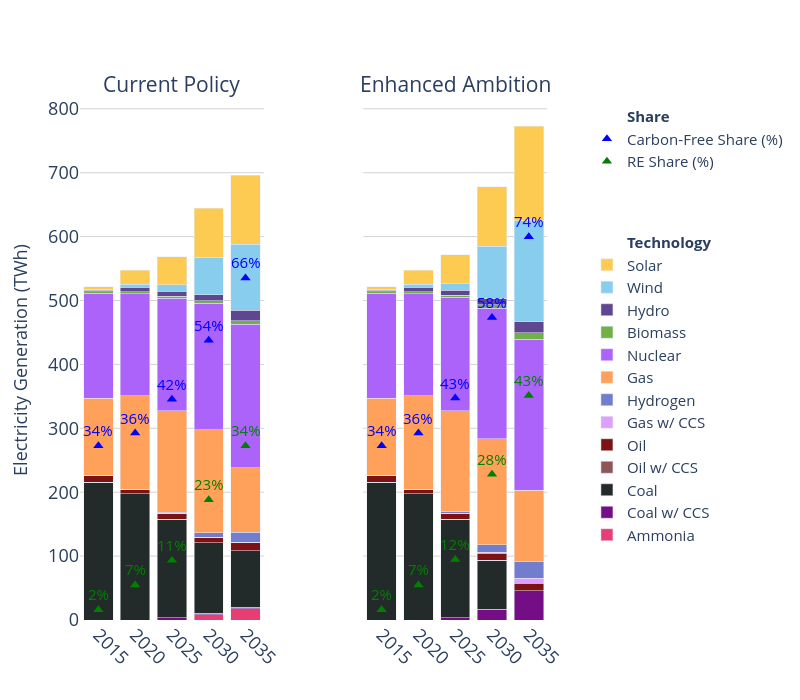

The notebook cell saved with this chart:
### Code cell
years = list(range(2015, 2036, 5))

# Create subplots with secondary y-axes
fig = make_subplots(
    rows=1, cols=2,
    shared_yaxes=True,
    shared_xaxes=True,
    specs=[[{"secondary_y": True}, {"secondary_y": True}]],
    subplot_titles=("Current Policy", "Enhanced Ambition")
)
# === Legend Group: Gases ===

# # Add traces from fig1 to col 1
# for trace in fig1['data']:
#     fig.add_trace(trace, row=1, col=1, secondary_y=False)
for trace in fig1.data:
    trace.showlegend = False
    fig.add_trace(trace, row=1, col=1, secondary_y=False)
# Add RE/carbon-free share line to col 1
fig.add_trace(go.Scatter(
    x=years,
    y=re_share_current,  # % values
    name="RE Share",
    mode="markers",
    marker=dict(symbol='triangle-up', size=9, color="green"),
    showlegend=False
), row=1, col=1, secondary_y=True)

fig.add_trace(go.Scatter(
    x=years,
    y=cf_share_current,  # % values
    name="Carbon-Free Share",
    mode="markers",
    marker=dict(symbol='triangle-up', size=9, color="blue"), showlegend=False
), row=1, col=1, secondary_y=True)

# Add traces from fig5 to col 2
for trace in fig2['data']:
    fig.add_trace(trace, row=1, col=2, secondary_y=False)

# === Legend Group: Gases ===
fig.add_trace(go.Scatter(
    x=[None], y=[None], mode='lines',
    line=dict(color='rgba(0,0,0,0)'),
    name='<br><br><br><b>Technology</b>', showlegend=True, hoverinfo='skip'
))

# Add RE/carbon-free share to col 2
fig.add_trace(go.Scatter(
    x=years,
    y=re_share_enhanced,
    name="RE Share (%)",
    mode="markers",
    marker=dict(symbol='triangle-up', size=9, color="green"),
), row=1, col=2, secondary_y=True)

fig.add_trace(go.Scatter(
    x=years,
    y=cf_share_enhanced,
    name="Carbon-Free Share (%)",
    mode="markers",
    marker=dict(symbol='triangle-up', size=9, color="blue")
), row=1, col=2, secondary_y=True)

fig.add_trace(go.Scatter(
    x=[None], y=[None], mode='lines',
    line=dict(color='rgba(0,0,0,0)'),
    name='<b>Share</b>', showlegend=True, hoverinfo='skip'
))

fig.update_layout(
    yaxis=dict(title="Electricity Generation (TWh)", showgrid=True),
    yaxis1=dict(title="Electricity Generation (TWh)", showgrid=True, title_font_size=20),
    
    # Hide secondary y-axis for col 1 (still used internally)
    yaxis2=dict(
        showticklabels=False,
        showgrid=False,
        zeroline=False,
        showline=False,
        title='',
        overlaying='y',
        side='right',
        range=[0, 100]
    ),
    
    # Show secondary y-axis for col 2
    yaxis4=dict(
        showticklabels=False,
        showgrid=False,
        zeroline=False,
        showline=False,
        title='',
        overlaying='y',
        side='right',
        range=[0, 100]
    ),
    barmode='stack',
    plot_bgcolor='rgba(0,0,0,0)',
    width=800, height=700,
)

for i, year in enumerate(range(2015, 2036, 5)):
    
    fig.add_annotation(
        x=years[i],
        y=re_share_current[year] + 3,
        xref="x1", yref="y2",
        text=f"{re_share_current[year]:.0f}%",
        showarrow=False,
        arrowhead=2,
        ax=0, ay=-30,
        font=dict(color="green")
    )

    fig.add_annotation(
        x=years[i],
        y=cf_share_current[year] + 3,
        xref="x1", yref="y2",
        text=f"{cf_share_current[year]:.0f}%",
        showarrow=False,
        arrowhead=2,
        ax=0, ay=-30,
        font=dict(color="blue")
    )

    fig.add_annotation(
        x=years[i],
        y=re_share_enhanced[year] + 3,
        xref="x2", yref="y4",
        text=f"{re_share_enhanced[year]:.0f}%",
        showarrow=False,
        arrowhead=2,
        ax=0, ay=-30,
        font=dict(color="green")
    )

    fig.add_annotation(
        x=years[i],
        y=cf_share_enhanced[year] + 3,
        xref="x2", yref="y4",
        text=f"{cf_share_enhanced[year]:.0f}%",
        showarrow=False,
        arrowhead=2,
        ax=0, ay=-30,
        font=dict(color="blue")
    )

fig.update_xaxes(tickangle=45)

fig.update_layout(
    yaxis=dict(title="Electricity Generation (TWh)", showgrid=True, gridcolor='lightgray'),
    yaxis3=dict(showgrid=True, gridcolor='lightgray'),
    # title=dict(
        # text="<b>Electricity Generation and Clean Energy Share</b>",
        # font=dict(size=20),
        # x=0.5
    # ),
    legend=dict(
        traceorder="reversed",
        font=dict(size=15),
        x=1.02, y=1,
        borderwidth=0
    )
)

for i in range(1, 3):
    fig.update_xaxes(
        tickmode='array',
        tickangle=45,
        tickvals=list(range(2015, 2040, 5)),
        tickfont=dict(size=15),
        row=1, col=i
    )

fig.update_layout(
    yaxis=dict(
        title="Electricity Generation (TWh)",
        title_font=dict(size=18)  # 👈 controls y-axis label size
    )
)

# adjust axis labels and ticks
fig.update_xaxes(title_font=dict(size=18), tickfont=dict(size=18))
fig.update_yaxes(title_font=dict(size=18), tickfont=dict(size=18))

# bump the subplot titles
fig.update_annotations(font=dict(size=15))

# your subplot titles
subtitle_texts = ("Current Policy", "Enhanced Ambition")

fig.for_each_annotation(
    lambda ann: ann.update(
        # only bump font on those whose text matches one of your subtitles
        font=dict(size=21)
    ) if ann.text in subtitle_texts else None
)

fig.show()

### Figure 1 — Plotly figure (JSON) as saved in the notebook; plotly's stock layout.template omitted (floating-point values rounded to 4 significant figures)
{"data": [{"hovertemplate": "genTech=Ammonia<br>Year=%{x}<br>value=%{y}<extra></extra>", "legendgroup": "Ammonia", "marker": {"color": "rgb(231,63,116)", "pattern": {"shape": ""}}, "name": "Ammonia", "orientation": "v", "showlegend": false, "textposition": "auto", "type": "bar", "x": [2015, 2020, 2025, 2030, 2035], "xaxis": "x", "y": [0.0, 0.0, 0.0, 8.222, 17.39], "yaxis": "y"}, {"hovertemplate": "genTech=Coal w/ CCS<br>Year=%{x}<br>value=%{y}<extra></extra>", "legendgroup": "Coal w/ CCS", "marker": {"color": "#750D86", "pattern": {"shape": ""}}, "name": "Coal w/ CCS", "orientation": "v", "showlegend": false, "textposition": "auto", "type": "bar", "x": [2015, 2020, 2025, 2030, 2035], "xaxis": "x", "y": [0.0, 0.0, 3.413, 2.202, 2.439], "yaxis": "y"}, {"hovertemplate": "genTech=Coal<br>Year=%{x}<br>value=%{y}<extra></extra>", "legendgroup": "Coal", "marker": {"color": "#222A2A", "pattern": {"shape": ""}}, "name": "Coal", "orientation": "v", "showlegend": false, "textposition": "auto", "type": "bar", "x": [2015, 2020, 2025, 2030, 2035], "xaxis": "x", "y": [215.9, 197.7, 154.1, 110.4, 88.54], "yaxis": "y"}, {"hovertemplate": "genTech=Oil w/ CCS<br>Year=%{x}<br>value=%{y}<extra></extra>", "legendgroup": "Oil w/ CCS", "marker": {"color": "#8D5757", "pattern": {"shape": ""}}, "name": "Oil w/ CCS", "orientation": "v", "showlegend": false, "textposition": "auto", "type": "bar", "x": [2015, 2020, 2025, 2030, 2035], "xaxis": "x", "y": [0.0, 0.0, 0.0, 0.0, 0.0], "yaxis": "y"}, {"hovertemplate": "genTech=Oil<br>Year=%{x}<br>value=%{y}<extra></extra>", "legendgroup": "Oil", "marker": {"color": "#7D1215", "pattern": {"shape": ""}}, "name": "Oil", "orientation": "v", "showlegend": false, "textposition": "auto", "type": "bar", "x": [2015, 2020, 2025, 2030, 2035], "xaxis": "x", "y": [10.58, 7.068, 9.211, 8.175, 12.34], "yaxis": "y"}, {"hovertemplate": "genTech=Gas w/ CCS<br>Year=%{x}<br>value=%{y}<extra></extra>", "legendgroup": "Gas w/ CCS", "marker": {"color": "#DEA0FD", "pattern": {"shape": ""}}, "name": "Gas w/ CCS", "orientation": "v", "showlegend": false, "textposition": "auto", "type": "bar", "x": [2015, 2020, 2025, 2030, 2035], "xaxis": "x", "y": [0.0, 0.0, 0.1772, 0.4855, 0.8679], "yaxis": "y"}, {"hovertemplate": "genTech=Hydrogen<br>Year=%{x}<br>value=%{y}<extra></extra>", "legendgroup": "Hydrogen", "marker": {"color": "#727DCD", "pattern": {"shape": ""}}, "name": "Hydrogen", "orientation": "v", "showlegend": false, "textposition": "auto", "type": "bar", "x": [2015, 2020, 2025, 2030, 2035], "xaxis": "x", "y": [0.0, 0.0, 1.944, 7.226, 15.42], "yaxis": "y"}, {"hovertemplate": "genTech=Gas<br>Year=%{x}<br>value=%{y}<extra></extra>", "legendgroup": "Gas", "marker": {"color": "#FFA15A", "pattern": {"shape": ""}}, "name": "Gas", "orientation": "v", "showlegend": false, "textposition": "auto", "type": "bar", "x": [2015, 2020, 2025, 2030, 2035], "xaxis": "x", "y": [120.4, 146.1, 158.3, 161.1, 101.3], "yaxis": "y"}, {"hovertemplate": "genTech=Nuclear<br>Year=%{x}<br>value=%{y}<extra></extra>", "legendgroup": "Nuclear", "marker": {"color": "#AB63FA", "pattern": {"shape": ""}}, "name": "Nuclear", "orientation": "v", "showlegend": false, "textposition": "auto", "type": "bar", "x": [2015, 2020, 2025, 2030, 2035], "xaxis": "x", "y": [164.7, 160.0, 176.2, 197.7, 224.4], "yaxis": "y"}, {"hovertemplate": "genTech=Biomass<br>Year=%{x}<br>value=%{y}<extra></extra>", "legendgroup": "Biomass", "marker": {"color": "rgb(115, 175, 72)", "pattern": {"shape": ""}}, "name": "Biomass", "orientation": "v", "showlegend": false, "textposition": "auto", "type": "bar", "x": [2015, 2020, 2025, 2030, 2035], "xaxis": "x", "y": [2.325, 2.672, 3.414, 4.183, 5.334], "yaxis": "y"}, {"hovertemplate": "genTech=Hydro<br>Year=%{x}<br>value=%{y}<extra></extra>", "legendgroup": "Hydro", "marker": {"color": "rgb(95, 70, 144)", "pattern": {"shape": ""}}, "name": "Hydro", "orientation": "v", "showlegend": false, "textposition": "auto", "type": "bar", "x": [2015, 2020, 2025, 2030, 2035], "xaxis": "x", "y": [2.642, 7.139, 8.0, 9.111, 16.69], "yaxis": "y"}, {"hovertemplate": "genTech=Wind<br>Year=%{x}<br>value=%{y}<extra></extra>", "legendgroup": "Wind", "marker": {"color": "rgb(136,204,238)", "pattern": {"shape": ""}}, "name": "Wind", "orientation": "v", "showlegend": false, "textposition": "auto", "type": "bar", "x": [2015, 2020, 2025, 2030, 2035], "xaxis": "x", "y": [1.341, 5.028, 9.754, 59.17, 103.5], "yaxis": "y"}, {"hovertemplate": "genTech=Solar<br>Year=%{x}<br>value=%{y}<extra></extra>", "legendgroup": "Solar", "marker": {"color": "#FECB52", "pattern": {"shape": ""}}, "name": "Solar", "orientation": "v", "showlegend": false, "textposition": "auto", "type": "bar", "x": [2015, 2020, 2025, 2030, 2035], "xaxis": "x", "y": [3.973, 22.03, 44.11, 76.74, 107.6], "yaxis": "y"}, {"marker": {"color": "green", "size": 9, "symbol": "triangle-up"}, "mode": "markers", "name": "RE Share", "showlegend": false, "type": "scatter", "x": [2015, 2020, 2025, 2030, 2035], "xaxis": "x", "y": [1.97, 6.731, 11.48, 23.14, 33.51], "yaxis": "y2"}, {"marker": {"color": "blue", "size": 9, "symbol": "triangle-up"}, "mode": "markers", "name": "Carbon-Free Share", "showlegend": false, "type": "scatter", "x": [2015, 2020, 2025, 2030, 2035], "xaxis": "x", "y": [33.53, 35.94, 42.46, 53.81, 65.76], "yaxis": "y2"}, {"hovertemplate": "genTech=Ammonia<br>Year=%{x}<br>value=%{y}<extra></extra>", "legendgroup": "Ammonia", "marker": {"color": "rgb(231,63,116)", "pattern": {"shape": ""}}, "name": "Ammonia", "orientation": "v", "showlegend": true, "textposition": "auto", "type": "bar", "x": [2015, 2020, 2025, 2030, 2035], "xaxis": "x2", "y": [0.0, 0.0, 0.0, 0.0, 0.0], "yaxis": "y3"}, {"hovertemplate": "genTech=Coal w/ CCS<br>Year=%{x}<br>value=%{y}<extra></extra>", "legendgroup": "Coal w/ CCS", "marker": {"color": "#750D86", "pattern": {"shape": ""}}, "name": "Coal w/ CCS", "orientation": "v", "showlegend": true, "textposition": "auto", "type": "bar", "x": [2015, 2020, 2025, 2030, 2035], "xaxis": "x2", "y": [0.0, 0.0, 3.588, 16.76, 45.76], "yaxis": "y3"}, {"hovertemplate": "genTech=Coal<br>Year=%{x}<br>value=%{y}<extra></extra>", "legendgroup": "Coal", "marker": {"color": "#222A2A", "pattern": {"shape": ""}}, "name": "Coal", "orientation": "v", "showlegend": true, "textposition": "auto", "type": "bar", "x": [2015, 2020, 2025, 2030, 2035], "xaxis": "x2", "y": [215.9, 197.7, 154.1, 76.81, 0.2155], "yaxis": "y3"}, {"hovertemplate": "genTech=Oil w/ CCS<br>Year=%{x}<br>value=%{y}<extra></extra>", "legendgroup": "Oil w/ CCS", "marker": {"color": "#8D5757", "pattern": {"shape": ""}}, "name": "Oil w/ CCS", "orientation": "v", "showlegend": true, "textposition": "auto", "type": "bar", "x": [2015, 2020, 2025, 2030, 2035], "xaxis": "x2", "y": [0.0, 0.0, 0.0, 0.0, 0.0], "yaxis": "y3"}, {"hovertemplate": "genTech=Oil<br>Year=%{x}<br>value=%{y}<extra></extra>", "legendgroup": "Oil", "marker": {"color": "#7D1215", "pattern": {"shape": ""}}, "name": "Oil", "orientation": "v", "showlegend": true, "textposition": "auto", "type": "bar", "x": [2015, 2020, 2025, 2030, 2035], "xaxis": "x2", "y": [10.58, 7.065, 9.419, 10.83, 11.67], "yaxis": "y3"}, {"hovertemplate": "genTech=Gas w/ CCS<br>Year=%{x}<br>value=%{y}<extra></extra>", "legendgroup": "Gas w/ CCS", "marker": {"color": "#DEA0FD", "pattern": {"shape": ""}}, "name": "Gas w/ CCS", "orientation": "v", "showlegend": true, "textposition": "auto", "type": "bar", "x": [2015, 2020, 2025, 2030, 2035], "xaxis": "x2", "y": [0.0, 0.0, 0.2076, 2.003, 7.477], "yaxis": "y3"}, {"hovertemplate": "genTech=Hydrogen<br>Year=%{x}<br>value=%{y}<extra></extra>", "legendgroup": "Hydrogen", "marker": {"color": "#727DCD", "pattern": {"shape": ""}}, "name": "Hydrogen", "orientation": "v", "showlegend": true, "textposition": "auto", "type": "bar", "x": [2015, 2020, 2025, 2030, 2035], "xaxis": "x2", "y": [0.0, 0.0, 1.945, 11.64, 26.18], "yaxis": "y3"}, {"hovertemplate": "genTech=Gas<br>Year=%{x}<br>value=%{y}<extra></extra>", "legendgroup": "Gas", "marker": {"color": "#FFA15A", "pattern": {"shape": ""}}, "name": "Gas", "orientation": "v", "showlegend": true, "textposition": "auto", "type": "bar", "x": [2015, 2020, 2025, 2030, 2035], "xaxis": "x2", "y": [120.4, 146.1, 158.3, 165.5, 112.0], "yaxis": "y3"}, {"hovertemplate": "genTech=Nuclear<br>Year=%{x}<br>value=%{y}<extra></extra>", "legendgroup": "Nuclear", "marker": {"color": "#AB63FA", "pattern": {"shape": ""}}, "name": "Nuclear", "orientation": "v", "showlegend": true, "textposition": "auto", "type": "bar", "x": [2015, 2020, 2025, 2030, 2035], "xaxis": "x2", "y": [164.7, 160.0, 177.3, 204.2, 235.8], "yaxis": "y3"}, {"hovertemplate": "genTech=Biomass<br>Year=%{x}<br>value=%{y}<extra></extra>", "legendgroup": "Biomass", "marker": {"color": "rgb(115, 175, 72)", "pattern": {"shape": ""}}, "name": "Biomass", "orientation": "v", "showlegend": true, "textposition": "auto", "type": "bar", "x": [2015, 2020, 2025, 2030, 2035], "xaxis": "x2", "y": [2.325, 2.672, 3.468, 5.821, 10.63], "yaxis": "y3"}, {"hovertemplate": "genTech=Hydro<br>Year=%{x}<br>value=%{y}<extra></extra>", "legendgroup": "Hydro", "marker": {"color": "rgb(95, 70, 144)", "pattern": {"shape": ""}}, "name": "Hydro", "orientation": "v", "showlegend": true, "textposition": "auto", "type": "bar", "x": [2015, 2020, 2025, 2030, 2035], "xaxis": "x2", "y": [2.642, 7.139, 8.0, 9.111, 16.69], "yaxis": "y3"}, {"hovertemplate": "genTech=Wind<br>Year=%{x}<br>value=%{y}<extra></extra>", "legendgroup": "Wind", "marker": {"color": "rgb(136,204,238)", "pattern": {"shape": ""}}, "name": "Wind", "orientation": "v", "showlegend": true, "textposition": "auto", "type": "bar", "x": [2015, 2020, 2025, 2030, 2035], "xaxis": "x2", "y": [1.341, 5.028, 10.01, 82.09, 158.5], "yaxis": "y3"}, {"hovertemplate": "genTech=Solar<br>Year=%{x}<br>value=%{y}<extra></extra>", "legendgroup": "Solar", "marker": {"color": "#FECB52", "pattern": {"shape": ""}}, "name": "Solar", "orientation": "v", "showlegend": true, "textposition": "auto", "type": "bar", "x": [2015, 2020, 2025, 2030, 2035], "xaxis": "x2", "y": [3.973, 22.03, 44.99, 92.97, 148.1], "yaxis": "y3"}, {"hoverinfo": "skip", "line": {"color": "rgba(0,0,0,0)"}, "mode": "lines", "name": "<br><br><br><b>Technology</b>", "showlegend": true, "type": "scatter", "x": [null], "y": [null]}, {"marker": {"color": "green", "size": 9, "symbol": "triangle-up"}, "mode": "markers", "name": "RE Share (%)", "type": "scatter", "x": [2015, 2020, 2025, 2030, 2035], "xaxis": "x2", "y": [1.97, 6.731, 11.63, 28.03, 43.2], "yaxis": "y4"}, {"marker": {"color": "blue", "size": 9, "symbol": "triangle-up"}, "mode": "markers", "name": "Carbon-Free Share (%)", "type": "scatter", "x": [2015, 2020, 2025, 2030, 2035], "xaxis": "x2", "y": [33.53, 35.94, 42.67, 58.16, 73.7], "yaxis": "y4"}, {"hoverinfo": "skip", "line": {"color": "rgba(0,0,0,0)"}, "mode": "lines", "name": "<b>Share</b>", "showlegend": true, "type": "scatter", "x": [null], "y": [null]}], "layout": {"annotations": [{"font": {"size": 21}, "showarrow": false, "text": "Current Policy", "x": 0.185, "xanchor": "center", "xref": "paper", "y": 1, "yanchor": "bottom", "yref": "paper"}, {"font": {"size": 21}, "showarrow": false, "text": "Enhanced Ambition", "x": 0.755, "xanchor": "center", "xref": "paper", "y": 1, "yanchor": "bottom", "yref": "paper"}, {"arrowhead": 2, "ax": 0, "ay": -30, "font": {"color": "green", "size": 15}, "showarrow": false, "text": "2%", "x": 2015, "xref": "x", "y": 4.97, "yref": "y2"}, {"arrowhead": 2, "ax": 0, "ay": -30, "font": {"color": "blue", "size": 15}, "showarrow": false, "text": "34%", "x": 2015, "xref": "x", "y": 36.53, "yref": "y2"}, {"arrowhead": 2, "ax": 0, "ay": -30, "font": {"color": "green", "size": 15}, "showarrow": false, "text": "2%", "x": 2015, "xref": "x2", "y": 4.97, "yref": "y4"}, {"arrowhead": 2, "ax": 0, "ay": -30, "font": {"color": "blue", "size": 15}, "showarrow": false, "text": "34%", "x": 2015, "xref": "x2", "y": 36.53, "yref": "y4"}, {"arrowhead": 2, "ax": 0, "ay": -30, "font": {"color": "green", "size": 15}, "showarrow": false, "text": "7%", "x": 2020, "xref": "x", "y": 9.731, "yref": "y2"}, {"arrowhead": 2, "ax": 0, "ay": -30, "font": {"color": "blue", "size": 15}, "showarrow": false, "text": "36%", "x": 2020, "xref": "x", "y": 38.94, "yref": "y2"}, {"arrowhead": 2, "ax": 0, "ay": -30, "font": {"color": "green", "size": 15}, "showarrow": false, "text": "7%", "x": 2020, "xref": "x2", "y": 9.731, "yref": "y4"}, {"arrowhead": 2, "ax": 0, "ay": -30, "font": {"color": "blue", "size": 15}, "showarrow": false, "text": "36%", "x": 2020, "xref": "x2", "y": 38.94, "yref": "y4"}, {"arrowhead": 2, "ax": 0, "ay": -30, "font": {"color": "green", "size": 15}, "showarrow": false, "text": "11%", "x": 2025, "xref": "x", "y": 14.48, "yref": "y2"}, {"arrowhead": 2, "ax": 0, "ay": -30, "font": {"color": "blue", "size": 15}, "showarrow": false, "text": "42%", "x": 2025, "xref": "x", "y": 45.46, "yref": "y2"}, {"arrowhead": 2, "ax": 0, "ay": -30, "font": {"color": "green", "size": 15}, "showarrow": false, "text": "12%", "x": 2025, "xref": "x2", "y": 14.63, "yref": "y4"}, {"arrowhead": 2, "ax": 0, "ay": -30, "font": {"color": "blue", "size": 15}, "showarrow": false, "text": "43%", "x": 2025, "xref": "x2", "y": 45.67, "yref": "y4"}, {"arrowhead": 2, "ax": 0, "ay": -30, "font": {"color": "green", "size": 15}, "showarrow": false, "text": "23%", "x": 2030, "xref": "x", "y": 26.14, "yref": "y2"}, {"arrowhead": 2, "ax": 0, "ay": -30, "font": {"color": "blue", "size": 15}, "showarrow": false, "text": "54%", "x": 2030, "xref": "x", "y": 56.81, "yref": "y2"}, {"arrowhead": 2, "ax": 0, "ay": -30, "font": {"color": "green", "size": 15}, "showarrow": false, "text": "28%", "x": 2030, "xref": "x2", "y": 31.03, "yref": "y4"}, {"arrowhead": 2, "ax": 0, "ay": -30, "font": {"color": "blue", "size": 15}, "showarrow": false, "text": "58%", "x": 2030, "xref": "x2", "y": 61.16, "yref": "y4"}, {"arrowhead": 2, "ax": 0, "ay": -30, "font": {"color": "green", "size": 15}, "showarrow": false, "text": "34%", "x": 2035, "xref": "x", "y": 36.51, "yref": "y2"}, {"arrowhead": 2, "ax": 0, "ay": -30, "font": {"color": "blue", "size": 15}, "showarrow": false, "text": "66%", "x": 2035, "xref": "x", "y": 68.76, "yref": "y2"}, {"arrowhead": 2, "ax": 0, "ay": -30, "font": {"color": "green", "size": 15}, "showarrow": false, "text": "43%", "x": 2035, "xref": "x2", "y": 46.2, "yref": "y4"}, {"arrowhead": 2, "ax": 0, "ay": -30, "font": {"color": "blue", "size": 15}, "showarrow": false, "text": "74%", "x": 2035, "xref": "x2", "y": 76.7, "yref": "y4"}], "barmode": "stack", "height": 700, "legend": {"borderwidth": 0, "font": {"size": 15}, "traceorder": "reversed", "x": 1.02, "y": 1}, "plot_bgcolor": "rgba(0,0,0,0)", "width": 800, "xaxis": {"anchor": "y", "domain": [0, 0.37], "tickangle": 45, "tickfont": {"size": 18}, "tickmode": "array", "tickvals": [2015, 2020, 2025, 2030, 2035], "title": {"font": {"size": 18}}}, "xaxis2": {"anchor": "y3", "domain": [0.57, 0.94], "tickangle": 45, "tickfont": {"size": 18}, "tickmode": "array", "tickvals": [2015, 2020, 2025, 2030, 2035], "title": {"font": {"size": 18}}}, "yaxis": {"anchor": "x", "domain": [0, 1], "gridcolor": "lightgray", "showgrid": true, "tickfont": {"size": 18}, "title": {"font": {"size": 18}, "text": "Electricity Generation (TWh)"}}, "yaxis2": {"anchor": "x", "overlaying": "y", "range": [0, 100], "showgrid": false, "showline": false, "showticklabels": false, "side": "right", "tickfont": {"size": 18}, "title": {"font": {"size": 18}, "text": ""}, "zeroline": false}, "yaxis3": {"anchor": "x2", "domain": [0, 1], "gridcolor": "lightgray", "matches": "y", "showgrid": true, "showticklabels": false, "tickfont": {"size": 18}, "title": {"font": {"size": 18}}}, "yaxis4": {"anchor": "x2", "overlaying": "y", "range": [0, 100], "showgrid": false, "showline": false, "showticklabels": false, "side": "right", "tickfont": {"size": 18}, "title": {"font": {"size": 18}, "text": ""}, "zeroline": false}}}
